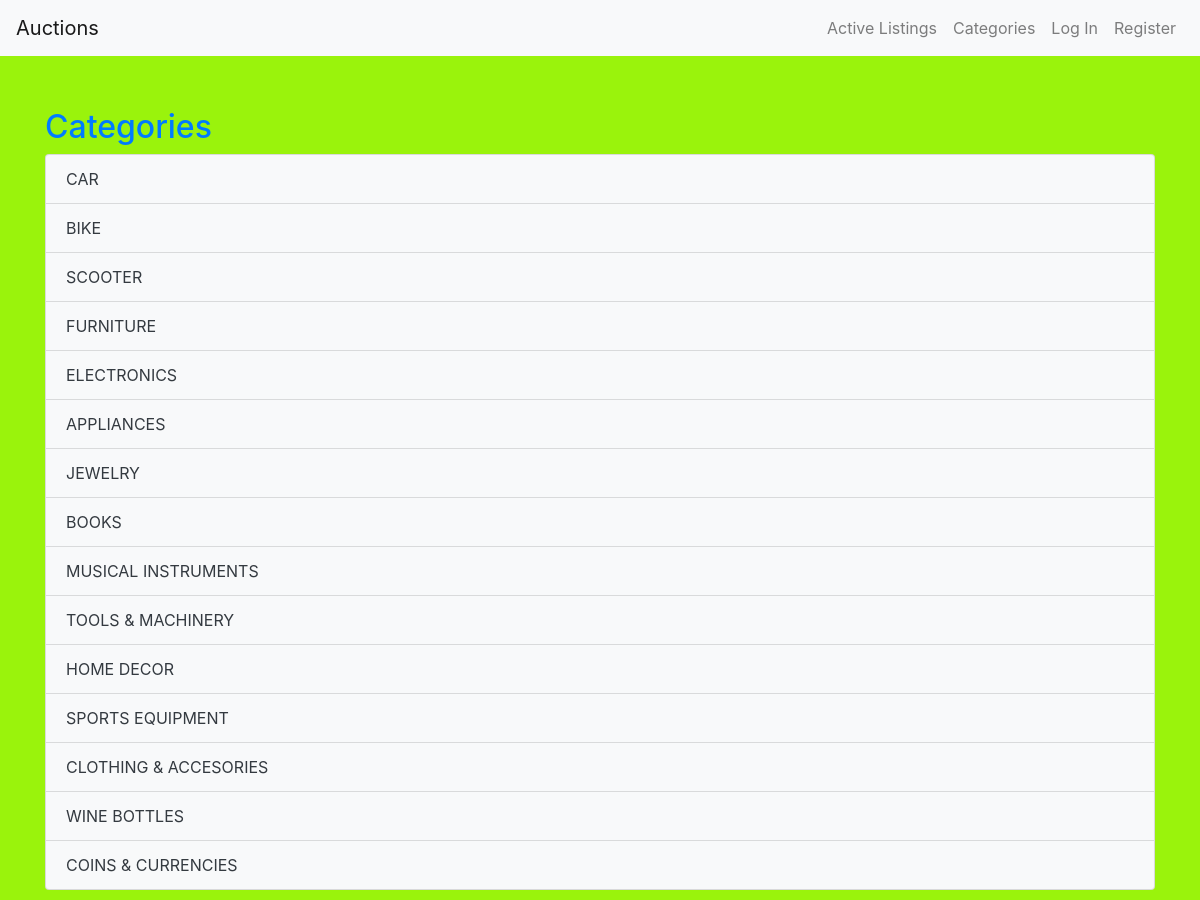
The page /category on the database its author committed.
### auctions/models.py (models this page shows, shortened)
class Category(models.Model):
    category = models.CharField(verbose_name="category", max_length=30)

### auctions/views.py (the view)
# urls.py: path("category", views.category, name = "category"),
def category(request):
    category = Category.objects.all()
    return render(request, "auctions/category.html", {
        "categories" : category
    })

### auctions/templates/auctions/category.html
{% extends "auctions/layout.html" %}
{% block body %}
    <div class="categories-container">
        <h2 class="text-primary">Categories</h2>
        {% if categories %}
            <ul class="list-group">
                {% for category in categories %}
                    <li class="list-group-item bg-light">
                        <a href="{% url 'viewcategory' category.category %}" class="text-dark">{{ category.category }}</a>
                    </li>
                {% endfor %}
            </ul>
        {% else %}
            <div class="alert alert-info">
                <h5 class="text-info">Empty watchlist! Add some items.</h5>
            </div>
        {% endif %}
    </div>
{% endblock %}

### auctions/static/auctions/styles.css (style rules this page uses)
body { padding: 10px; background: rgb(154, 243, 12); color: rgb(55, 0, 255); }

### auctions/templates/auctions/layout.html (style rules this page uses)
body { padding-top: 60px; }

### rows shown on the page
Category: category "CAR"
Category: category "BIKE"
Category: category "SCOOTER"
Category: category "FURNITURE"
Category: category "ELECTRONICS"
Category: category "APPLIANCES"
Category: category "JEWELRY"
Category: category "BOOKS"
Category: category "MUSICAL INSTRUMENTS"
Category: category "TOOLS & MACHINERY"
Category: category "HOME DECOR"
Category: category "SPORTS EQUIPMENT"
Category: category "CLOTHING & ACCESORIES"
Category: category "WINE BOTTLES"
Category: category "COINS & CURRENCIES"
